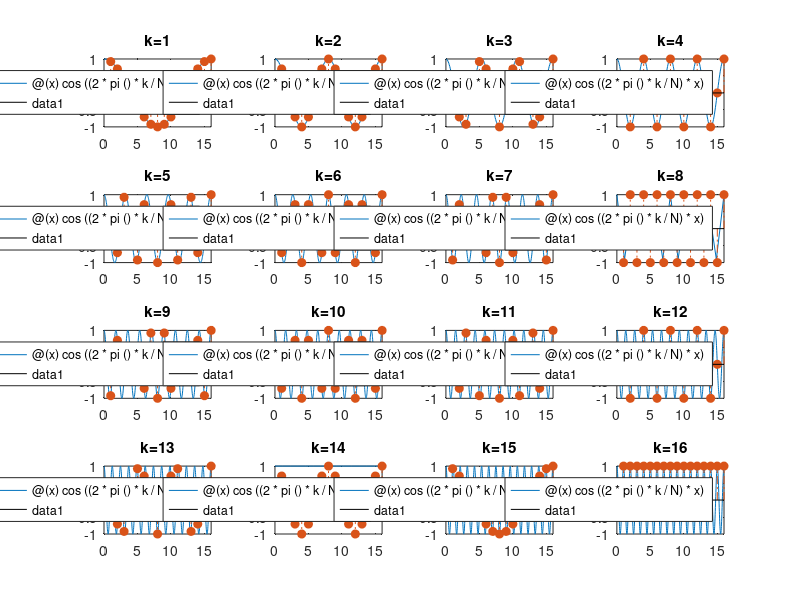

MATLAB code for this plot:
% Computational Photography Project 1
% Turned in by <Michael Single>
% Legi: 08-917-445

close all
clear all

%% task 1

% a) plot function f(x) = cos(?ox) with ?o = 2?k/N, x ? [0, 16]
% and the sampled version f (n) frequency k = 1, . . . , 16.
% note that ?o denotes the angular frequency.
figure('name','Plots of cos(2pi*k*x/N) Plots');
N = 16;
idx = 1;
for k=1:16
    h = subplot(4,4,idx);
    fplot(@(x) cos((2*pi()*k/N)*x), [0, 16])
    hold on
    stem(cos((2*pi()*k/N)*(1:16)),'fill','-.');
    hold off
    title(strcat('k=',num2str(idx)))
    idx = idx + 1;
end

% 2.b) Indicate the value of ?o and k at which f(x) hits the Nyquist frequency
disp(['N = ', num2str(N), ' thus N+1 = ', num2str(N+1), ' samples are used.']);
disp(['Hence, the sample rate f_s is equal to ', num2str(N), ' samples per time unit.']); 
disp(['Since the  Nyquist frequency f_n is equal to 0.5*f_s']); 
disp(['It follows f_n = ',num2str(N/2),' for N equal to ',num2str(N)]); 
disp(['Since k denotes a frequency we can set k = f_n = ', num2str(N/2), '(i.e. hit k hits Nyquist frequency)']);
disp(['Then omega = 2*pi*k/N = 2*pi*(N/2)/N = pi']);
disp('');

%% task 2

% f_n are the samples of the input function
% F_m are the Fourier coefficients
% Let n,m in {0...M?1}, then for a fixed M
% a) create an M ? M matrix for the DFT containing the entries of a DFT

% F_m = \sum_{n=0}^{M-1} f_n e^{ \frac{-i 2\pi m*n}{M} }
% this is equivalent to F_m = *f_n

% predefined
M = 4;

W_loop = zeros(M,M);
for m=0:M-1,
    for n=0:M-1,
        W_loop(m+1,n+1) = exp((-1i*2*pi()*m*n)/M);
    end
end

% Note that this could be further simplified:
% According to Euler's Formular exp(i*phi) = cos(phi) + i sin(phi)
% for phi (-2*pi()*m*n)/M) in this case it follows:
% cos(phi) + i sin(phi) = cos(-2*pi()*m*n)/M) + i sin(-2*pi()*m*n)/M)
% = cos(2*pi()*m*n)/M) - i sin(2*pi()*m*n)/M) % since sine is odd, cos even

% task a) without for loops 
% m,n coefficient matrix

% Indices set M as repeated row vector.
IDX = repmat((0:M-1),M, 1);

% m,n coefficient matrix
Cmn = IDX.*IDX';

% phi matrix as described above in Euler's Formula
phi = 2*pi()*Cmn/M;

% Note that we have used sin(-x) = -sin(x)
% This allows us to abstain from the '-' sign in phi's def.
W = cos(phi)-1i*sin(phi);

% b)
